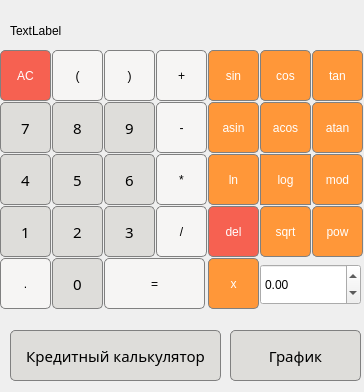
<?xml version="1.0" encoding="UTF-8"?>
<ui version="4.0">
 <class>MainWindow</class>
 <widget class="QMainWindow" name="MainWindow">
  <property name="geometry">
   <rect>
    <x>0</x>
    <y>0</y>
    <width>364</width>
    <height>392</height>
   </rect>
  </property>
  <property name="windowTitle">
   <string>КАЛЬКУЛЯТОР</string>
  </property>
  <property name="styleSheet">
   <string notr="true">font: 75 11pt &quot;Mukti&quot;;</string>
  </property>
  <widget class="QWidget" name="centralwidget">
   <widget class="QPushButton" name="pushButton_1">
    <property name="geometry">
     <rect>
      <x>0</x>
      <y>206</y>
      <width>51</width>
      <height>51</height>
     </rect>
    </property>
    <property name="font">
     <font>
      <family>Mukti</family>
      <pointsize>11</pointsize>
      <italic>false</italic>
      <bold>false</bold>
     </font>
    </property>
    <property name="styleSheet">
     <string notr="true">QPushButton {
  background-color: rgb(222, 221, 218);
  color: black; 
	border: 1px solid gray;
border-radius: 5px;
}
QPushButton:pressed {
	background-color: qlineargradient(x1: 0, y1: 0, x2: 0, y2: 1, stop: 0 #dadbde, stop: 1 #f6f7fa);
}</string>
    </property>
    <property name="text">
     <string>1</string>
    </property>
   </widget>
   <widget class="QPushButton" name="pushButton_2">
    <property name="geometry">
     <rect>
      <x>52</x>
      <y>206</y>
      <width>51</width>
      <height>51</height>
     </rect>
    </property>
    <property name="font">
     <font>
      <family>Mukti</family>
      <pointsize>11</pointsize>
      <italic>false</italic>
      <bold>false</bold>
     </font>
    </property>
    <property name="styleSheet">
     <string notr="true">QPushButton {
  background-color: rgb(222, 221, 218);
  color: black; 
	border: 1px solid gray;
border-radius: 5px;
}
QPushButton:pressed {
	background-color: qlineargradient(x1: 0, y1: 0, x2: 0, y2: 1, stop: 0 #dadbde, stop: 1 #f6f7fa);
}</string>
    </property>
    <property name="text">
     <string>2</string>
    </property>
   </widget>
   <widget class="QPushButton" name="pushButton_3">
    <property name="geometry">
     <rect>
      <x>104</x>
      <y>206</y>
      <width>51</width>
      <height>51</height>
     </rect>
    </property>
    <property name="font">
     <font>
      <family>Mukti</family>
      <pointsize>11</pointsize>
      <italic>false</italic>
      <bold>false</bold>
     </font>
    </property>
    <property name="styleSheet">
     <string notr="true">QPushButton {
  background-color: rgb(222, 221, 218);
  color: black; 
	border: 1px solid gray;
border-radius: 5px;
}
QPushButton:pressed {
	background-color: qlineargradient(x1: 0, y1: 0, x2: 0, y2: 1, stop: 0 #dadbde, stop: 1 #f6f7fa);
}</string>
    </property>
    <property name="text">
     <string>3</string>
    </property>
   </widget>
   <widget class="QPushButton" name="pushButton_4">
    <property name="geometry">
     <rect>
      <x>0</x>
      <y>154</y>
      <width>51</width>
      <height>51</height>
     </rect>
    </property>
    <property name="font">
     <font>
      <family>Mukti</family>
      <pointsize>11</pointsize>
      <italic>false</italic>
      <bold>false</bold>
     </font>
    </property>
    <property name="styleSheet">
     <string notr="true">QPushButton {
  background-color: rgb(222, 221, 218);
  color: black; 
	border: 1px solid gray;
border-radius: 5px;
}
QPushButton:pressed {
	background-color: qlineargradient(x1: 0, y1: 0, x2: 0, y2: 1, stop: 0 #dadbde, stop: 1 #f6f7fa);
}</string>
    </property>
    <property name="text">
     <string>4</string>
    </property>
   </widget>
   <widget class="QPushButton" name="pushButton_5">
    <property name="geometry">
     <rect>
      <x>52</x>
      <y>154</y>
      <width>51</width>
      <height>51</height>
     </rect>
    </property>
    <property name="font">
     <font>
      <family>Mukti</family>
      <pointsize>11</pointsize>
      <italic>false</italic>
      <bold>false</bold>
     </font>
    </property>
    <property name="styleSheet">
     <string notr="true">QPushButton {
  background-color: rgb(222, 221, 218);
  color: black; 
	border: 1px solid gray;
border-radius: 5px;
}
QPushButton:pressed {
	background-color: qlineargradient(x1: 0, y1: 0, x2: 0, y2: 1, stop: 0 #dadbde, stop: 1 #f6f7fa);
}</string>
    </property>
    <property name="text">
     <string>5</string>
    </property>
   </widget>
   <widget class="QPushButton" name="pushButton_6">
    <property name="geometry">
     <rect>
      <x>104</x>
      <y>154</y>
      <width>51</width>
      <height>51</height>
     </rect>
    </property>
    <property name="font">
     <font>
      <family>Mukti</family>
      <pointsize>11</pointsize>
      <italic>false</italic>
      <bold>false</bold>
     </font>
    </property>
    <property name="styleSheet">
     <string notr="true">QPushButton {
  background-color: rgb(222, 221, 218);
  color: black; 
	border: 1px solid gray;
border-radius: 5px;
}
QPushButton:pressed {
	background-color: qlineargradient(x1: 0, y1: 0, x2: 0, y2: 1, stop: 0 #dadbde, stop: 1 #f6f7fa);
}</string>
    </property>
    <property name="text">
     <string>6</string>
    </property>
   </widget>
   <widget class="QPushButton" name="pushButton_7">
    <property name="geometry">
     <rect>
      <x>52</x>
      <y>102</y>
      <width>51</width>
      <height>51</height>
     </rect>
    </property>
    <property name="font">
     <font>
      <family>Mukti</family>
      <pointsize>11</pointsize>
      <italic>false</italic>
      <bold>false</bold>
     </font>
    </property>
    <property name="styleSheet">
     <string notr="true">QPushButton {
  background-color: rgb(222, 221, 218);
  color: black; 
	border: 1px solid gray;
border-radius: 5px;
}
QPushButton:pressed {
	background-color: qlineargradient(x1: 0, y1: 0, x2: 0, y2: 1, stop: 0 #dadbde, stop: 1 #f6f7fa);
}</string>
    </property>
    <property name="text">
     <string>8</string>
    </property>
   </widget>
   <widget class="QPushButton" name="pushButton_8">
    <property name="geometry">
     <rect>
      <x>0</x>
      <y>102</y>
      <width>51</width>
      <height>51</height>
     </rect>
    </property>
    <property name="font">
     <font>
      <family>Mukti</family>
      <pointsize>11</pointsize>
      <italic>false</italic>
      <bold>false</bold>
     </font>
    </property>
    <property name="styleSheet">
     <string notr="true">QPushButton {
  background-color: rgb(222, 221, 218);
  color: black; 
	border: 1px solid gray;
border-radius: 5px;
}
QPushButton:pressed {
	background-color: qlineargradient(x1: 0, y1: 0, x2: 0, y2: 1, stop: 0 #dadbde, stop: 1 #f6f7fa);
}</string>
    </property>
    <property name="text">
     <string>7</string>
    </property>
   </widget>
   <widget class="QPushButton" name="pushButton_9">
    <property name="geometry">
     <rect>
      <x>104</x>
      <y>102</y>
      <width>51</width>
      <height>51</height>
     </rect>
    </property>
    <property name="font">
     <font>
      <family>Mukti</family>
      <pointsize>11</pointsize>
      <italic>false</italic>
      <bold>false</bold>
     </font>
    </property>
    <property name="styleSheet">
     <string notr="true">QPushButton {
  background-color: rgb(222, 221, 218);
  color: black; 
	border: 1px solid gray;
border-radius: 5px;
}
QPushButton:pressed {
	background-color: qlineargradient(x1: 0, y1: 0, x2: 0, y2: 1, stop: 0 #dadbde, stop: 1 #f6f7fa);
}</string>
    </property>
    <property name="text">
     <string>9</string>
    </property>
   </widget>
   <widget class="QPushButton" name="pushButton_AC">
    <property name="geometry">
     <rect>
      <x>0</x>
      <y>50</y>
      <width>51</width>
      <height>51</height>
     </rect>
    </property>
    <property name="styleSheet">
     <string notr="true">QPushButton {
	background-color: rgb(246, 97, 81);
  color: white; 
  border: 1px solid gray;
border-radius: 5px;
}

QPushButton:pressed {
    background-color: qlineargradient(x1: 0, y1: 0, x2: 0, y2: 1,
                                      stop: 0 #FF7832, stop: 1 #FF9739);
}</string>
    </property>
    <property name="text">
     <string>AC</string>
    </property>
   </widget>
   <widget class="QPushButton" name="pushButton_openBr">
    <property name="geometry">
     <rect>
      <x>52</x>
      <y>50</y>
      <width>51</width>
      <height>51</height>
     </rect>
    </property>
    <property name="sizePolicy">
     <sizepolicy hsizetype="Minimum" vsizetype="Fixed">
      <horstretch>0</horstretch>
      <verstretch>0</verstretch>
     </sizepolicy>
    </property>
    <property name="styleSheet">
     <string notr="true">QPushButton {
  background-color: rgb(246, 245, 244);
  color: black; 
  border: 1px solid gray;
border-radius: 5px;
}

QPushButton:pressed {
    background-color: qlineargradient(x1: 0, y1: 0, x2: 0, y2: 1,
                                      stop: 0 #FF7832, stop: 1 #FF9739);
}</string>
    </property>
    <property name="text">
     <string>(</string>
    </property>
   </widget>
   <widget class="QPushButton" name="pushButton_closeBr">
    <property name="geometry">
     <rect>
      <x>104</x>
      <y>50</y>
      <width>51</width>
      <height>51</height>
     </rect>
    </property>
    <property name="styleSheet">
     <string notr="true">QPushButton {
  background-color: rgb(246, 245, 244);
  color: black; 
  border: 1px solid gray;
border-radius: 5px;
}

QPushButton:pressed {
    background-color: qlineargradient(x1: 0, y1: 0, x2: 0, y2: 1,
                                      stop: 0 #FF7832, stop: 1 #FF9739);
}</string>
    </property>
    <property name="text">
     <string>)</string>
    </property>
   </widget>
   <widget class="QPushButton" name="pushButton_0">
    <property name="geometry">
     <rect>
      <x>52</x>
      <y>258</y>
      <width>51</width>
      <height>51</height>
     </rect>
    </property>
    <property name="font">
     <font>
      <family>Mukti</family>
      <pointsize>11</pointsize>
      <italic>false</italic>
      <bold>false</bold>
     </font>
    </property>
    <property name="styleSheet">
     <string notr="true">QPushButton {
  background-color: rgb(222, 221, 218);
  color: black; 
	border: 1px solid gray;
border-radius: 5px;
}
QPushButton:pressed {
	background-color: qlineargradient(x1: 0, y1: 0, x2: 0, y2: 1, stop: 0 #dadbde, stop: 1 #f6f7fa);
}</string>
    </property>
    <property name="text">
     <string>0</string>
    </property>
   </widget>
   <widget class="QPushButton" name="pushButton_dot">
    <property name="geometry">
     <rect>
      <x>0</x>
      <y>258</y>
      <width>51</width>
      <height>51</height>
     </rect>
    </property>
    <property name="styleSheet">
     <string notr="true">QPushButton {
  background-color: rgb(246, 245, 244);
  color: black; 
	border: 1px solid gray;
border-radius: 5px;
}
QPushButton:pressed {
	background-color: qlineargradient(x1: 0, y1: 0, x2: 0, y2: 1, stop: 0 #dadbde, stop: 1 #f6f7fa);
}</string>
    </property>
    <property name="text">
     <string>.</string>
    </property>
   </widget>
   <widget class="QPushButton" name="pushButton_equal">
    <property name="geometry">
     <rect>
      <x>104</x>
      <y>258</y>
      <width>101</width>
      <height>51</height>
     </rect>
    </property>
    <property name="styleSheet">
     <string notr="true">QPushButton {
  background-color: rgb(246, 245, 244);
  color: black; 
	border: 1px solid gray;
border-radius: 5px;
}
QPushButton:pressed {
	background-color: qlineargradient(x1: 0, y1: 0, x2: 0, y2: 1, stop: 0 #dadbde, stop: 1 #f6f7fa);
}</string>
    </property>
    <property name="text">
     <string>=</string>
    </property>
   </widget>
   <widget class="QPushButton" name="pushButton_plus">
    <property name="geometry">
     <rect>
      <x>156</x>
      <y>50</y>
      <width>51</width>
      <height>51</height>
     </rect>
    </property>
    <property name="styleSheet">
     <string notr="true">QPushButton {
  background-color: rgb(246, 245, 244);
  color: black; 
  border: 1px solid gray;
border-radius: 5px;
}

QPushButton:pressed {
    background-color: qlineargradient(x1: 0, y1: 0, x2: 0, y2: 1,
                                      stop: 0 #FF7832, stop: 1 #FF9739);
}</string>
    </property>
    <property name="text">
     <string>+</string>
    </property>
   </widget>
   <widget class="QPushButton" name="pushButton_minus">
    <property name="geometry">
     <rect>
      <x>156</x>
      <y>102</y>
      <width>51</width>
      <height>51</height>
     </rect>
    </property>
    <property name="styleSheet">
     <string notr="true">QPushButton {
  background-color: rgb(246, 245, 244);
  color: black; 
	border: 1px solid gray;
border-radius: 5px;
}
QPushButton:pressed {
	background-color: qlineargradient(x1: 0, y1: 0, x2: 0, y2: 1, stop: 0 #dadbde, stop: 1 #f6f7fa);
}</string>
    </property>
    <property name="text">
     <string>-</string>
    </property>
   </widget>
   <widget class="QPushButton" name="pushButton_div">
    <property name="geometry">
     <rect>
      <x>156</x>
      <y>206</y>
      <width>51</width>
      <height>51</height>
     </rect>
    </property>
    <property name="styleSheet">
     <string notr="true">QPushButton {
  background-color: rgb(246, 245, 244);
  color: black; 
	border: 1px solid gray;
border-radius: 5px;
}
QPushButton:pressed {
	background-color: qlineargradient(x1: 0, y1: 0, x2: 0, y2: 1, stop: 0 #dadbde, stop: 1 #f6f7fa);
}</string>
    </property>
    <property name="text">
     <string>/</string>
    </property>
   </widget>
   <widget class="QPushButton" name="pushButton_mod">
    <property name="geometry">
     <rect>
      <x>312</x>
      <y>154</y>
      <width>51</width>
      <height>51</height>
     </rect>
    </property>
    <property name="styleSheet">
     <string notr="true">QPushButton {
  background-color: rgb(255, 151, 57);
  color: white; 
  border: 1px solid gray;
border-radius: 5px;
}

QPushButton:pressed {
    background-color: qlineargradient(x1: 0, y1: 0, x2: 0, y2: 1,
                                      stop: 0 #FF7832, stop: 1 #FF9739);
}</string>
    </property>
    <property name="text">
     <string>mod</string>
    </property>
   </widget>
   <widget class="QPushButton" name="pushButton_sin">
    <property name="geometry">
     <rect>
      <x>208</x>
      <y>50</y>
      <width>51</width>
      <height>51</height>
     </rect>
    </property>
    <property name="styleSheet">
     <string notr="true">QPushButton {
  background-color: rgb(255, 151, 57);
  color: white; 
  border: 1px solid gray;
border-radius: 5px;
}

QPushButton:pressed {
    background-color: qlineargradient(x1: 0, y1: 0, x2: 0, y2: 1,
                                      stop: 0 #FF7832, stop: 1 #FF9739);
}</string>
    </property>
    <property name="text">
     <string>sin</string>
    </property>
   </widget>
   <widget class="QPushButton" name="pushButton_asin">
    <property name="geometry">
     <rect>
      <x>208</x>
      <y>102</y>
      <width>51</width>
      <height>51</height>
     </rect>
    </property>
    <property name="styleSheet">
     <string notr="true">QPushButton {
  background-color: rgb(255, 151, 57);
  color: white; 
  border: 1px solid gray;
border-radius: 5px;
}

QPushButton:pressed {
    background-color: qlineargradient(x1: 0, y1: 0, x2: 0, y2: 1,
                                      stop: 0 #FF7832, stop: 1 #FF9739);
}</string>
    </property>
    <property name="text">
     <string>asin</string>
    </property>
   </widget>
   <widget class="QPushButton" name="pushButton_cos">
    <property name="geometry">
     <rect>
      <x>260</x>
      <y>50</y>
      <width>51</width>
      <height>51</height>
     </rect>
    </property>
    <property name="styleSheet">
     <string notr="true">QPushButton {
  background-color: rgb(255, 151, 57);
  color: white; 
  border: 1px solid gray;
border-radius: 5px;
}

QPushButton:pressed {
    background-color: qlineargradient(x1: 0, y1: 0, x2: 0, y2: 1,
                                      stop: 0 #FF7832, stop: 1 #FF9739);
}</string>
    </property>
    <property name="text">
     <string>cos</string>
    </property>
   </widget>
   <widget class="QPushButton" name="pushButton_acos">
    <property name="geometry">
     <rect>
      <x>260</x>
      <y>102</y>
      <width>51</width>
      <height>51</height>
     </rect>
    </property>
    <property name="styleSheet">
     <string notr="true">QPushButton {
  background-color: rgb(255, 151, 57);
  color: white; 
  border: 1px solid gray;
border-radius: 5px;
}

QPushButton:pressed {
    background-color: qlineargradient(x1: 0, y1: 0, x2: 0, y2: 1,
                                      stop: 0 #FF7832, stop: 1 #FF9739);
}</string>
    </property>
    <property name="text">
     <string>acos</string>
    </property>
   </widget>
   <widget class="QPushButton" name="pushButton_tan">
    <property name="geometry">
     <rect>
      <x>312</x>
      <y>50</y>
      <width>51</width>
      <height>51</height>
     </rect>
    </property>
    <property name="styleSheet">
     <string notr="true">QPushButton {
  background-color: rgb(255, 151, 57);
  color: white; 
  border: 1px solid gray;
border-radius: 5px;
}

QPushButton:pressed {
    background-color: qlineargradient(x1: 0, y1: 0, x2: 0, y2: 1,
                                      stop: 0 #FF7832, stop: 1 #FF9739);
}</string>
    </property>
    <property name="text">
     <string>tan</string>
    </property>
   </widget>
   <widget class="QPushButton" name="pushButton_atan">
    <property name="geometry">
     <rect>
      <x>312</x>
      <y>102</y>
      <width>51</width>
      <height>51</height>
     </rect>
    </property>
    <property name="styleSheet">
     <string notr="true">QPushButton {
  background-color: rgb(255, 151, 57);
  color: white; 
  border: 1px solid gray;
border-radius: 5px;
}

QPushButton:pressed {
    background-color: qlineargradient(x1: 0, y1: 0, x2: 0, y2: 1,
                                      stop: 0 #FF7832, stop: 1 #FF9739);
}</string>
    </property>
    <property name="text">
     <string>atan</string>
    </property>
   </widget>
   <widget class="QPushButton" name="pushButton_ln">
    <property name="geometry">
     <rect>
      <x>208</x>
      <y>154</y>
      <width>51</width>
      <height>51</height>
     </rect>
    </property>
    <property name="styleSheet">
     <string notr="true">QPushButton {
  background-color: rgb(255, 151, 57);
  color: white; 
  border: 1px solid gray;
border-radius: 5px;
}

QPushButton:pressed {
    background-color: qlineargradient(x1: 0, y1: 0, x2: 0, y2: 1,
                                      stop: 0 #FF7832, stop: 1 #FF9739);
}</string>
    </property>
    <property name="text">
     <string>ln</string>
    </property>
   </widget>
   <widget class="QPushButton" name="pushButton_log">
    <property name="geometry">
     <rect>
      <x>260</x>
      <y>154</y>
      <width>51</width>
      <height>51</height>
     </rect>
    </property>
    <property name="styleSheet">
     <string notr="true">QPushButton {
  background-color: rgb(255, 151, 57);
  color: white; 
  border: 1px solid gray;
}

QPushButton:pressed {
    background-color: qlineargradient(x1: 0, y1: 0, x2: 0, y2: 1,
                                      stop: 0 #FF7832, stop: 1 #FF9739);
}</string>
    </property>
    <property name="text">
     <string>log</string>
    </property>
   </widget>
   <widget class="QPushButton" name="pushButton_sqrt">
    <property name="geometry">
     <rect>
      <x>260</x>
      <y>206</y>
      <width>51</width>
      <height>51</height>
     </rect>
    </property>
    <property name="styleSheet">
     <string notr="true">QPushButton {
  background-color: rgb(255, 151, 57);
  color: white; 
  border: 1px solid gray;
border-radius: 5px;
}

QPushButton:pressed {
    background-color: qlineargradient(x1: 0, y1: 0, x2: 0, y2: 1,
                                      stop: 0 #FF7832, stop: 1 #FF9739);
}</string>
    </property>
    <property name="text">
     <string>sqrt</string>
    </property>
   </widget>
   <widget class="QPushButton" name="pushButton_pow">
    <property name="geometry">
     <rect>
      <x>312</x>
      <y>206</y>
      <width>51</width>
      <height>51</height>
     </rect>
    </property>
    <property name="styleSheet">
     <string notr="true">QPushButton {
  background-color: rgb(255, 151, 57);
  color: white; 
  border: 1px solid gray;
border-radius: 5px;
}

QPushButton:pressed {
    background-color: qlineargradient(x1: 0, y1: 0, x2: 0, y2: 1,
                                      stop: 0 #FF7832, stop: 1 #FF9739);
}</string>
    </property>
    <property name="text">
     <string>pow</string>
    </property>
   </widget>
   <widget class="QLabel" name="label">
    <property name="geometry">
     <rect>
      <x>10</x>
      <y>20</y>
      <width>351</width>
      <height>21</height>
     </rect>
    </property>
    <property name="styleSheet">
     <string notr="true">QLabel {
	qproperty-alignment: 'AlignVCenter | AlignRight';
	border-bottom: 1px solid gray;
}
background-color: white;</string>
    </property>
    <property name="text">
     <string>TextLabel</string>
    </property>
   </widget>
   <widget class="QPushButton" name="pushButton_mult">
    <property name="geometry">
     <rect>
      <x>156</x>
      <y>154</y>
      <width>51</width>
      <height>51</height>
     </rect>
    </property>
    <property name="styleSheet">
     <string notr="true">QPushButton {
  background-color: rgb(246, 245, 244);
  color: black; 
	border: 1px solid gray;
border-radius: 5px;
}
QPushButton:pressed {
	background-color: qlineargradient(x1: 0, y1: 0, x2: 0, y2: 1, stop: 0 #dadbde, stop: 1 #f6f7fa);
}</string>
    </property>
    <property name="text">
     <string>*</string>
    </property>
   </widget>
   <widget class="QPushButton" name="pushButton_del">
    <property name="geometry">
     <rect>
      <x>208</x>
      <y>206</y>
      <width>51</width>
      <height>51</height>
     </rect>
    </property>
    <property name="styleSheet">
     <string notr="true">QPushButton {
	background-color: rgb(246, 97, 81);
  color: white; 
  border: 1px solid gray;
border-radius: 5px;
}

QPushButton:pressed {
    background-color: qlineargradient(x1: 0, y1: 0, x2: 0, y2: 1,
                                      stop: 0 #FF7832, stop: 1 #FF9739);
}</string>
    </property>
    <property name="text">
     <string>del</string>
    </property>
   </widget>
   <widget class="QPushButton" name="pushButton_x">
    <property name="geometry">
     <rect>
      <x>208</x>
      <y>258</y>
      <width>51</width>
      <height>51</height>
     </rect>
    </property>
    <property name="styleSheet">
     <string notr="true">QPushButton {
  background-color: rgb(255, 151, 57);
  color: white; 
  border: 1px solid gray;
border-radius: 5px;
}

QPushButton:pressed {
    background-color: qlineargradient(x1: 0, y1: 0, x2: 0, y2: 1,
                                      stop: 0 #FF7832, stop: 1 #FF9739);
}</string>
    </property>
    <property name="text">
     <string>x</string>
    </property>
   </widget>
   <widget class="QPushButton" name="pushButton_Graphics">
    <property name="geometry">
     <rect>
      <x>230</x>
      <y>330</y>
      <width>131</width>
      <height>51</height>
     </rect>
    </property>
    <property name="sizePolicy">
     <sizepolicy hsizetype="MinimumExpanding" vsizetype="MinimumExpanding">
      <horstretch>0</horstretch>
      <verstretch>0</verstretch>
     </sizepolicy>
    </property>
    <property name="font">
     <font>
      <family>Mukti</family>
      <pointsize>11</pointsize>
      <italic>false</italic>
      <bold>false</bold>
     </font>
    </property>
    <property name="styleSheet">
     <string notr="true">QPushButton {
  background-color: rgb(222, 221, 218);
  color: black; 
	border: 1px solid gray;
border-radius: 5px;
}
QPushButton:pressed {
	background-color: qlineargradient(x1: 0, y1: 0, x2: 0, y2: 1, stop: 0 #dadbde, stop: 1 #f6f7fa);
}</string>
    </property>
    <property name="text">
     <string>График</string>
    </property>
   </widget>
   <widget class="QPushButton" name="pushButton_Credit">
    <property name="geometry">
     <rect>
      <x>10</x>
      <y>330</y>
      <width>211</width>
      <height>51</height>
     </rect>
    </property>
    <property name="sizePolicy">
     <sizepolicy hsizetype="MinimumExpanding" vsizetype="MinimumExpanding">
      <horstretch>0</horstretch>
      <verstretch>0</verstretch>
     </sizepolicy>
    </property>
    <property name="font">
     <font>
      <family>Mukti</family>
      <pointsize>11</pointsize>
      <italic>false</italic>
      <bold>false</bold>
     </font>
    </property>
    <property name="styleSheet">
     <string notr="true">QPushButton {
  background-color: rgb(222, 221, 218);
  color: black; 
	border: 1px solid gray;
border-radius: 5px;
}
QPushButton:pressed {
	background-color: qlineargradient(x1: 0, y1: 0, x2: 0, y2: 1, stop: 0 #dadbde, stop: 1 #f6f7fa);
}</string>
    </property>
    <property name="text">
     <string>Кредитный калькулятор</string>
    </property>
   </widget>
   <widget class="QDoubleSpinBox" name="doubleSpinBox">
    <property name="geometry">
     <rect>
      <x>260</x>
      <y>264</y>
      <width>101</width>
      <height>41</height>
     </rect>
    </property>
    <property name="minimum">
     <double>-100000000000.000000000000000</double>
    </property>
    <property name="maximum">
     <double>100000000000.000000000000000</double>
    </property>
   </widget>
   <widget class="QLabel" name="label_2">
    <property name="geometry">
     <rect>
      <x>0</x>
      <y>0</y>
      <width>361</width>
      <height>20</height>
     </rect>
    </property>
    <property name="font">
     <font>
      <family>Ubuntu</family>
      <pointsize>10</pointsize>
      <italic>false</italic>
      <bold>false</bold>
     </font>
    </property>
    <property name="styleSheet">
     <string notr="true">font: 10pt &quot;Ubuntu&quot;;
font: rgb(28, 113, 216);</string>
    </property>
    <property name="text">
     <string/>
    </property>
    <property name="alignment">
     <set>Qt::AlignRight|Qt::AlignTrailing|Qt::AlignVCenter</set>
    </property>
   </widget>
  </widget>
 </widget>
 <resources/>
 <connections/>
</ui>
